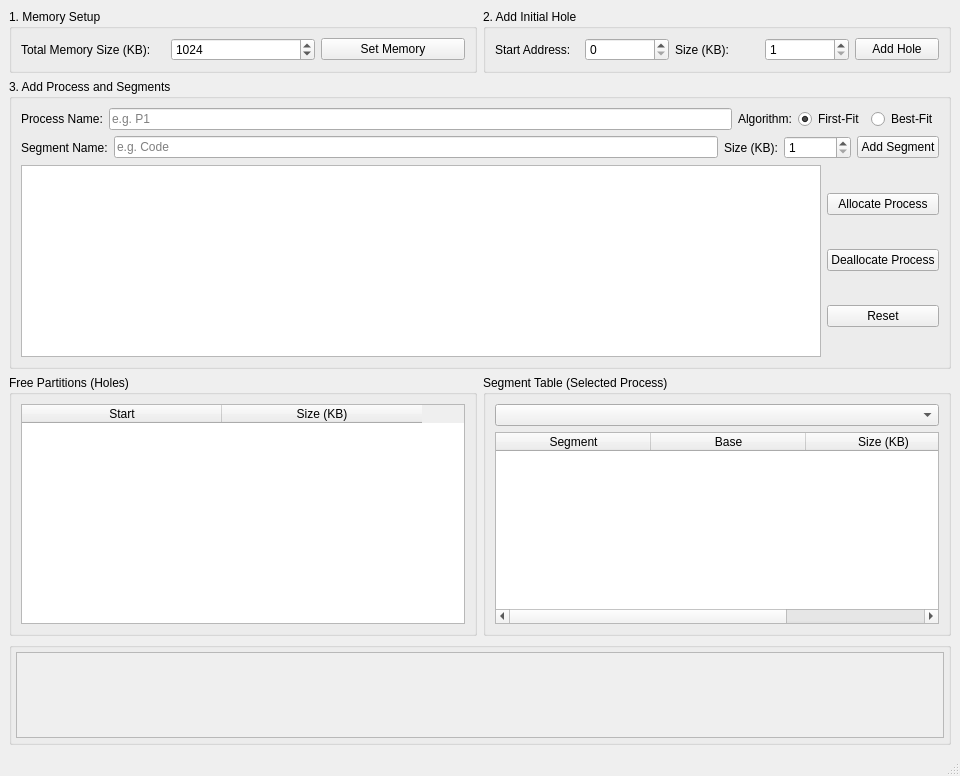
<?xml version="1.0" encoding="UTF-8"?>
<ui version="4.0">
 <class>MainWindow</class>
 <widget class="QMainWindow" name="MainWindow">
  <property name="geometry">
   <rect>
    <x>0</x>
    <y>0</y>
    <width>960</width>
    <height>776</height>
   </rect>
  </property>
  <property name="windowTitle">
   <string>Memory Segmentation Simulator</string>
  </property>
  <widget class="QWidget" name="centralwidget">
   <layout class="QVBoxLayout" name="verticalLayout_main">
    <item>
     <layout class="QHBoxLayout" name="horizontalLayout_setup">
      <item>
       <widget class="QGroupBox" name="grp_memory">
        <property name="title">
         <string>1. Memory Setup</string>
        </property>
        <layout class="QHBoxLayout" name="hl_memory">
         <item>
          <widget class="QLabel" name="lbl_totalMemory">
           <property name="text">
            <string>Total Memory Size (KB):</string>
           </property>
          </widget>
         </item>
         <item>
          <widget class="QSpinBox" name="spinBox_totalMemory">
           <property name="minimum">
            <number>1</number>
           </property>
           <property name="maximum">
            <number>999999</number>
           </property>
           <property name="value">
            <number>1024</number>
           </property>
          </widget>
         </item>
         <item>
          <widget class="QPushButton" name="btn_setMemory">
           <property name="text">
            <string>Set Memory</string>
           </property>
          </widget>
         </item>
        </layout>
       </widget>
      </item>
      <item>
       <widget class="QGroupBox" name="grp_hole">
        <property name="title">
         <string>2. Add Initial Hole</string>
        </property>
        <layout class="QHBoxLayout" name="hl_hole">
         <item>
          <widget class="QLabel" name="lbl_holeStart">
           <property name="text">
            <string>Start Address:</string>
           </property>
          </widget>
         </item>
         <item>
          <widget class="QSpinBox" name="spinBox_holeStart">
           <property name="minimum">
            <number>0</number>
           </property>
           <property name="maximum">
            <number>999999</number>
           </property>
          </widget>
         </item>
         <item>
          <widget class="QLabel" name="lbl_holeSize">
           <property name="text">
            <string>Size (KB):</string>
           </property>
          </widget>
         </item>
         <item>
          <widget class="QSpinBox" name="spinBox_holeSize">
           <property name="minimum">
            <number>1</number>
           </property>
           <property name="maximum">
            <number>999999</number>
           </property>
          </widget>
         </item>
         <item>
          <widget class="QPushButton" name="btn_addHole">
           <property name="text">
            <string>Add Hole</string>
           </property>
          </widget>
         </item>
        </layout>
       </widget>
      </item>
     </layout>
    </item>
    <item>
     <widget class="QGroupBox" name="grp_process">
      <property name="title">
       <string>3. Add Process and Segments</string>
      </property>
      <layout class="QVBoxLayout" name="vl_process">
       <item>
        <layout class="QHBoxLayout" name="hl_processName">
         <item>
          <widget class="QLabel" name="lbl_processName">
           <property name="text">
            <string>Process Name:</string>
           </property>
          </widget>
         </item>
         <item>
          <widget class="QLineEdit" name="lineEdit_processName">
           <property name="placeholderText">
            <string>e.g. P1</string>
           </property>
          </widget>
         </item>
         <item>
          <widget class="QLabel" name="lbl_algorithm">
           <property name="text">
            <string>Algorithm:</string>
           </property>
          </widget>
         </item>
         <item>
          <widget class="QRadioButton" name="rb_firstFit">
           <property name="text">
            <string>First-Fit</string>
           </property>
           <property name="checked">
            <bool>true</bool>
           </property>
          </widget>
         </item>
         <item>
          <widget class="QRadioButton" name="rb_bestFit">
           <property name="text">
            <string>Best-Fit</string>
           </property>
          </widget>
         </item>
        </layout>
       </item>
       <item>
        <layout class="QHBoxLayout" name="hl_segment">
         <item>
          <widget class="QLabel" name="lbl_segName">
           <property name="text">
            <string>Segment Name:</string>
           </property>
          </widget>
         </item>
         <item>
          <widget class="QLineEdit" name="lineEdit_segName">
           <property name="placeholderText">
            <string>e.g. Code</string>
           </property>
          </widget>
         </item>
         <item>
          <widget class="QLabel" name="lbl_segSize">
           <property name="text">
            <string>Size (KB):</string>
           </property>
          </widget>
         </item>
         <item>
          <widget class="QSpinBox" name="spinBox_segSize">
           <property name="minimum">
            <number>1</number>
           </property>
           <property name="maximum">
            <number>999999</number>
           </property>
          </widget>
         </item>
         <item>
          <widget class="QPushButton" name="btn_addSegment">
           <property name="text">
            <string>Add Segment</string>
           </property>
          </widget>
         </item>
        </layout>
       </item>
       <item>
        <layout class="QHBoxLayout" name="hl_pendingAndButtons">
         <item>
          <widget class="QListWidget" name="listWidget_pendingSegments"/>
         </item>
         <item>
          <layout class="QVBoxLayout" name="vl_actionButtons">
           <item>
            <widget class="QPushButton" name="btn_allocate">
             <property name="text">
              <string>Allocate Process</string>
             </property>
            </widget>
           </item>
           <item>
            <widget class="QPushButton" name="btn_deallocate">
             <property name="text">
              <string>Deallocate Process</string>
             </property>
            </widget>
           </item>
           <item>
            <widget class="QPushButton" name="btn_reset">
             <property name="text">
              <string>Reset</string>
             </property>
            </widget>
           </item>
          </layout>
         </item>
        </layout>
       </item>
      </layout>
     </widget>
    </item>
    <item>
     <layout class="QHBoxLayout" name="horizontalLayout_tables">
      <item>
       <widget class="QGroupBox" name="grp_holesTable">
        <property name="title">
         <string>Free Partitions (Holes)</string>
        </property>
        <layout class="QVBoxLayout">
         <item>
          <widget class="QTableWidget" name="tableWidget_holes">
           <property name="editTriggers">
            <set>QAbstractItemView::EditTrigger::NoEditTriggers</set>
           </property>
           <attribute name="horizontalHeaderMinimumSectionSize">
            <number>100</number>
           </attribute>
           <attribute name="horizontalHeaderDefaultSectionSize">
            <number>200</number>
           </attribute>
           <column>
            <property name="text">
             <string>Start</string>
            </property>
           </column>
           <column>
            <property name="text">
             <string>Size (KB)</string>
            </property>
           </column>
          </widget>
         </item>
        </layout>
       </widget>
      </item>
      <item>
       <widget class="QGroupBox" name="grp_segmentTable">
        <property name="title">
         <string>Segment Table (Selected Process)</string>
        </property>
        <layout class="QVBoxLayout">
         <item>
          <widget class="QComboBox" name="comboBox_selectProcess"/>
         </item>
         <item>
          <widget class="QTableWidget" name="tableWidget_segmentTable">
           <property name="editTriggers">
            <set>QAbstractItemView::EditTrigger::NoEditTriggers</set>
           </property>
           <attribute name="horizontalHeaderDefaultSectionSize">
            <number>155</number>
           </attribute>
           <column>
            <property name="text">
             <string>Segment</string>
            </property>
           </column>
           <column>
            <property name="text">
             <string>Base</string>
            </property>
           </column>
           <column>
            <property name="text">
             <string>Size (KB)</string>
            </property>
           </column>
          </widget>
         </item>
        </layout>
       </widget>
      </item>
     </layout>
    </item>
    <item>
     <widget class="QGroupBox" name="grp_memoryView">
      <property name="title">
       <string/>
      </property>
      <layout class="QVBoxLayout">
       <property name="spacing">
        <number>4</number>
       </property>
       <property name="leftMargin">
        <number>4</number>
       </property>
       <property name="topMargin">
        <number>4</number>
       </property>
       <property name="rightMargin">
        <number>4</number>
       </property>
       <property name="bottomMargin">
        <number>4</number>
       </property>
       <item>
        <widget class="QScrollArea" name="scrollArea_memory">
         <property name="widgetResizable">
          <bool>true</bool>
         </property>
         <widget class="QWidget" name="widget_memoryCanvas">
          <property name="geometry">
           <rect>
            <x>0</x>
            <y>0</y>
            <width>926</width>
            <height>98</height>
           </rect>
          </property>
         </widget>
        </widget>
       </item>
      </layout>
     </widget>
    </item>
   </layout>
  </widget>
  <widget class="QMenuBar" name="menubar">
   <property name="geometry">
    <rect>
     <x>0</x>
     <y>0</y>
     <width>960</width>
     <height>21</height>
    </rect>
   </property>
  </widget>
  <widget class="QStatusBar" name="statusbar"/>
 </widget>
 <resources/>
 <connections/>
</ui>
